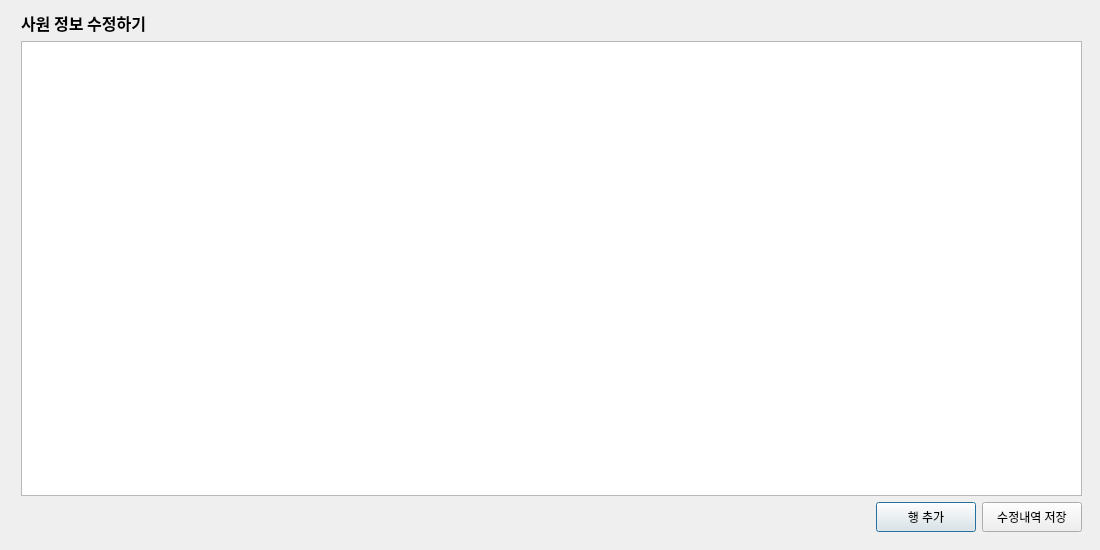
<?xml version="1.0" encoding="UTF-8"?>
<ui version="4.0">
 <class>Dialog</class>
 <widget class="QDialog" name="Dialog">
  <property name="geometry">
   <rect>
    <x>0</x>
    <y>0</y>
    <width>1100</width>
    <height>550</height>
   </rect>
  </property>
  <property name="sizePolicy">
   <sizepolicy hsizetype="Fixed" vsizetype="Fixed">
    <horstretch>0</horstretch>
    <verstretch>0</verstretch>
   </sizepolicy>
  </property>
  <property name="windowTitle">
   <string>Dialog</string>
  </property>
  <widget class="QWidget" name="layoutWidget">
   <property name="geometry">
    <rect>
     <x>21</x>
     <y>11</y>
     <width>1061</width>
     <height>521</height>
    </rect>
   </property>
   <layout class="QVBoxLayout" name="verticalLayout">
    <item>
     <widget class="QLabel" name="label">
      <property name="font">
       <font>
        <family>맑은 고딕</family>
        <pointsize>12</pointsize>
        <weight>75</weight>
        <bold>true</bold>
       </font>
      </property>
      <property name="styleSheet">
       <string notr="true">font-size:12pt;
font-weight: bold;</string>
      </property>
      <property name="text">
       <string>사원 정보 수정하기</string>
      </property>
     </widget>
    </item>
    <item>
     <widget class="QTableWidget" name="tbl_mod_data">
      <property name="contextMenuPolicy">
       <enum>Qt::CustomContextMenu</enum>
      </property>
      <attribute name="verticalHeaderVisible">
       <bool>false</bool>
      </attribute>
     </widget>
    </item>
    <item>
     <layout class="QHBoxLayout" name="horizontalLayout">
      <item>
       <spacer name="horizontalSpacer">
        <property name="orientation">
         <enum>Qt::Horizontal</enum>
        </property>
        <property name="sizeHint" stdset="0">
         <size>
          <width>728</width>
          <height>20</height>
         </size>
        </property>
       </spacer>
      </item>
      <item>
       <widget class="QPushButton" name="btn_create_column">
        <property name="minimumSize">
         <size>
          <width>100</width>
          <height>30</height>
         </size>
        </property>
        <property name="maximumSize">
         <size>
          <width>100</width>
          <height>30</height>
         </size>
        </property>
        <property name="text">
         <string>행 추가</string>
        </property>
       </widget>
      </item>
      <item>
       <widget class="QPushButton" name="btn_save_change">
        <property name="minimumSize">
         <size>
          <width>100</width>
          <height>30</height>
         </size>
        </property>
        <property name="maximumSize">
         <size>
          <width>100</width>
          <height>30</height>
         </size>
        </property>
        <property name="text">
         <string>수정내역 저장</string>
        </property>
       </widget>
      </item>
     </layout>
    </item>
   </layout>
  </widget>
 </widget>
 <resources/>
 <connections/>
</ui>
